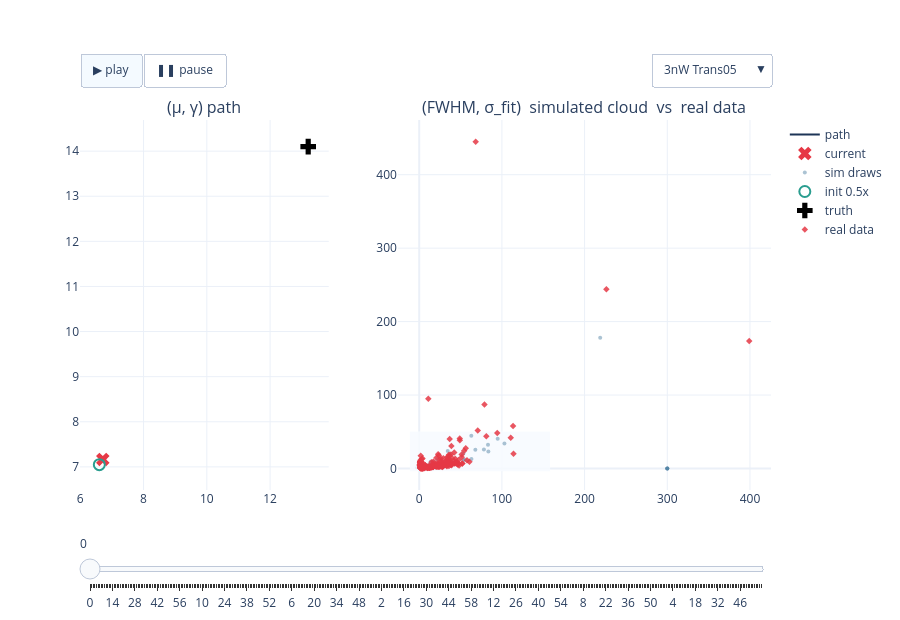

Notebook source saved alongside this figure:
### Code cell
# FIG 1b — 3nW interactive: path + cloud, experiment dropdown + play/slider   (22a verbatim)
fig_3nW = build_power_figure(RESULTS, '3nW')
if fig_3nW is not None:
    _h = os.path.join(REPO_ROOT, 'notebooks', '24_realdata_accuracy', '24f-fig1b-3nW-paths-clouds.html')
    fig_3nW.write_html(_h, include_plotlyjs='cdn', config=CONFIG_PLOT)
    print('wrote', _h, f'({os.path.getsize(_h)/1e6:.1f} MB)')
    fig_3nW.show(config=CONFIG_PLOT)
